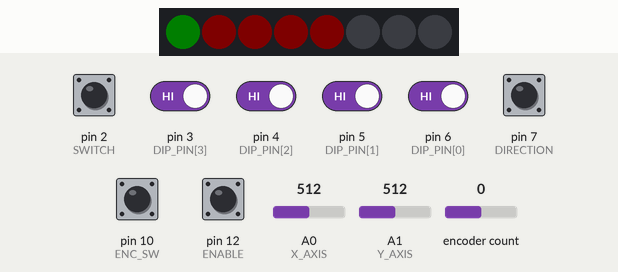
A sketch run on a simulated Arduino Uno, built with avr-gcc and run on an emulated ATmega328P. Shown: 8 RGB LEDs in strip order, left to right. Inputs (shaded band) come from the test bench; at power-on: pin 2 (SWITCH), pin 3 (DIP_PIN[3]), pin 4 (DIP_PIN[2]), pin 5 (DIP_PIN[1]), pin 6 (DIP_PIN[0]), pin 7 (DIRECTION), pin 10 (ENC_SW), pin 12 (ENABLE) HIGH, encoder count 0, A1 (Y_AXIS) = 512, A0 (X_AXIS) = 512. Dim RGB values are drawn brighter than linear; random numbers use the default seed unless the sketch sets one; what the sketch prints to the serial monitor is not drawn.

Above: at 2.6 s.
2.7 s: encoder count set to 1
At 3.1 s:
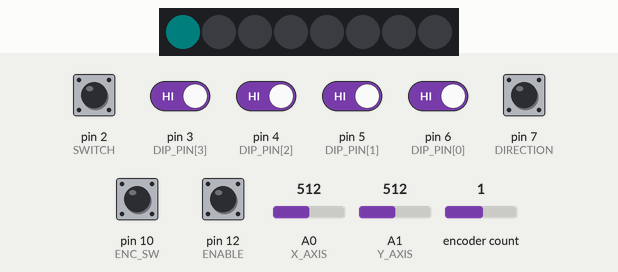
5.2 s: pin 7 (DIRECTION) pulled LOW for 0.15 s
At 5.6 s:
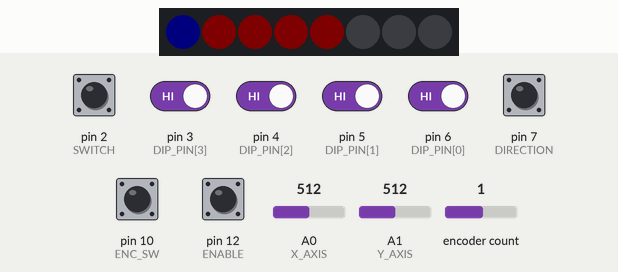
6.8 s: pin 12 (ENABLE) pulled LOW for 0.15 s
At 7.9 s:
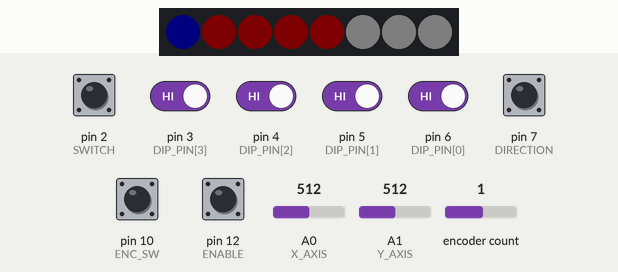
8.4 s: A1 (Y_AXIS) set to 532
At 9.5 s:
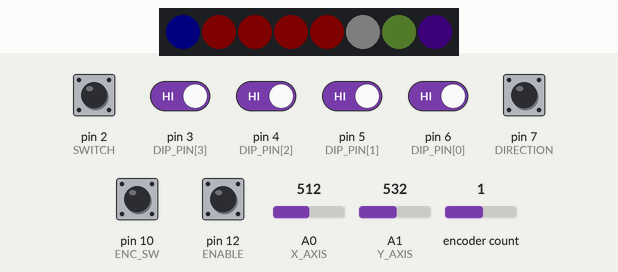
9.9 s: A0 (X_AXIS) set to 537
At 10.8 s:
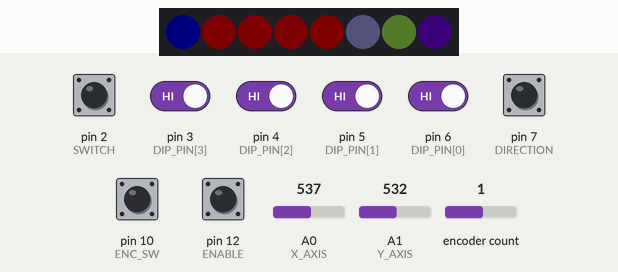
11.4 s: pin 10 (ENC_SW) pulled LOW for 0.15 s
At 13.0 s:
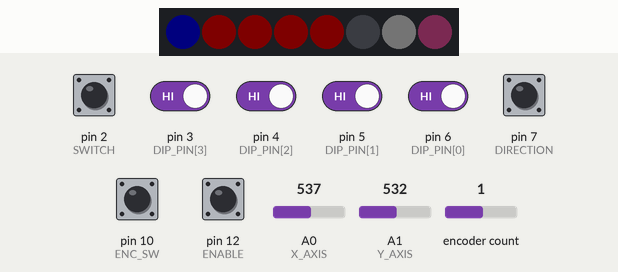
Timing chart, 0 to 14.5 s (numbered marks = the images above; inputs shaded):
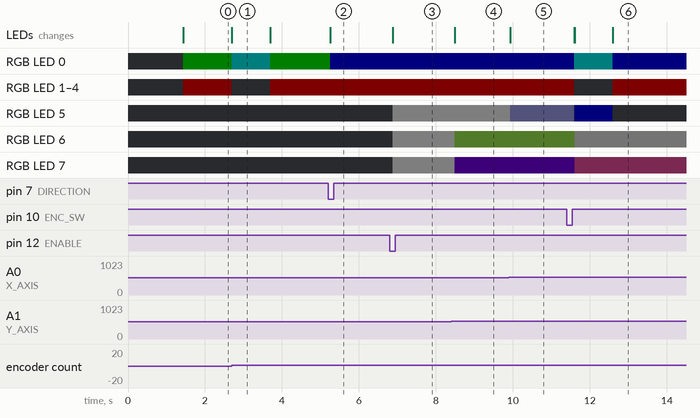

Measured:
- the behaviour switches between 522 and 523 on A1 (Y_AXIS) (found by bisection; images 3 and 4)
- after the input at 2.7 s, RGB LED 0: RGB(0, 4, 0) → RGB(0, 4, 4) at once, → RGB(0, 4, 0) 1.0 s later; RGB LED 1–4: RGB(4, 0, 0) → off at once, → RGB(4, 0, 0) 1.0 s later; the LEDs: change at once (image 1)
- after the input at 5.2 s, RGB LED 0: RGB(0, 4, 0) → RGB(0, 0, 4) after 0.05 s; the LEDs: change after 0.05 s (image 2)
- after the input at 6.8 s, RGB LED 5–7: off → RGB(4, 4, 4) after 0.08 s; the LEDs: change after 0.08 s (image 3)
- after the input at 8.4 s, RGB LED 6: RGB(4, 4, 4) → RGB(2, 3, 1) after 0.09 s; RGB LED 7: RGB(4, 4, 4) → RGB(1, 0, 2) after 0.09 s; the LEDs: change after 0.09 s (image 4)
- after the input at 9.9 s, RGB LED 5: RGB(4, 4, 4) → RGB(2, 2, 3) at once; the LEDs: change at once (image 5)
- after the input at 11.4 s, RGB LED 0: RGB(0, 0, 4) → RGB(0, 4, 4) after 0.20 s, → RGB(0, 0, 4) 1.0 s later; RGB LED 1: RGB(4, 0, 0) → off after 0.20 s, → RGB(4, 0, 0) 1.0 s later

The sketch:

Patchwork.ino
```cpp
#include "Bounce2.h"
#include "Encoder.h"

#define MSG(v) {Serial.println(v);}
#define DBG(v) {Serial.print(#v " = ");Serial.println(v);}
#define DBG2(s,v) {Serial.print(#s " = ");Serial.println(v);}
#define DBG3(s,v) {Serial.print(#s ", " #v " = ");Serial.println(v);}
#define MSGn(v) {Serial.print(v);}
#define DBGn(v) {Serial.print(#v " = ");Serial.print(v);Serial.print(" ");}
#define DBG2n(s,v) {Serial.print(#s " = ");Serial.print(v);Serial.print(" ");}
#define DBG3n(s,v) {Serial.print(#s ", " #v " = ");Serial.print(v);Serial.print(" ");}
#define DBGLINE {Serial.println("----------------");}

#define MAX(a,b) (((a) > (b)) ? (a) : (b))
#define MIN(a,b) (((a) < (b)) ? (a) : (b))
#define RANGE(x, l, h) (max(min(x, h), l))

#define DEBUG 0

#define X_AXIS A0
#define Y_AXIS A1
#define SWITCH 2
const int DIP_PIN[] = {6, 5, 4, 3};
#define DIRECTION 7
#define ENABLE 12

int CALIB_X = 0;
int CALIB_Y = 0;

#define ENC_A 9
#define ENC_B 13
#define ENC_SW 10

#define RANGE    25   // 2 octaves + 1
#define MID_NOTE 60   // middle C
#define MIN_NOTE (MID_NOTE - RANGE + 1)
#define MAX_NOTE (MID_NOTE + RANGE)

#define MELODY_VELOCITY 100
#define CHORD_VELOCITY 70

#define FASTSTEP 40
#define SLOWSTEP 120
#define FASTDECAY 2
#define SLOWDECAY 6
#define LONGPRESS 300

typedef enum { CHROMATIC, DIATONIC_MAJOR, DIATONIC_MINOR, PENTATONIC_MAJOR, PENTATONIC_MINOR, BLUES, WHOLE_TONE } tuning;

tuning scale = CHROMATIC;
bool active = false;
bool contrary = false;
bool slowplay = true;
bool slowdecay = true;
bool buttonheld = false;
int transpose = 0;
bool redoafterscalechange = false;

//int offsetup = 9;
//int offsetdown = 7;
int offsetup = 7;
int offsetdown = 8;
//int offsetup = 7;
//int offsetdown = -16;
//int offsetup = 7 - 12;
//int offsetdown = -16 + 12;

int melody = MID_NOTE;
int chord[] = {MID_NOTE - offsetdown, MID_NOTE, MID_NOTE + offsetup};  // define by the central note, then down a 5th and up a 6th
int quantchord[] = {chord[0], chord[1], chord[2]};  // define by the central note, then down a 5th and up a 6th
bool voice[] = {true, true, true, true};

unsigned resettoshowscale = 0;

#include <Adafruit_NeoPixel.h>

#define NUMPIXELS 8
#define SCALEPIXELS 5
#define TRANSPIXELS 6
#define PIXELPIN 11

Adafruit_NeoPixel pixels(NUMPIXELS, PIXELPIN, NEO_GRB + NEO_KHZ800);

Bounce joystick = Bounce(SWITCH, 50);
Bounce enable = Bounce(ENABLE, 50);
Bounce direction = Bounce(DIRECTION, 50);
Bounce dipsw[] = { Bounce(DIP_PIN[0], 50), Bounce(DIP_PIN[1], 50), Bounce(DIP_PIN[2], 50), Bounce(DIP_PIN[3], 50) };
Encoder encoder = Encoder(ENC_A, ENC_B);
Bounce encoder_sw = Bounce(ENC_SW, 50);

#if DEBUG
static char tempnotestr[10] = {0};
const char *notestring(int k)
{
  static const char* notes[] = {"A", "A#", "B", "C", "C#", "D", "D#", "E", "F", "F#", "G", "G#"};

  k -= 20;
  int i = (k + 11) % 12;
  if (i < 0)
    return "-";
  sprintf(tempnotestr, "%s%d", notes[(k + 11) % 12], (int)floor((k + 8) / 12));
  return tempnotestr;
}
#endif

void noteOn(byte pitch, byte velocity)
{
  if (!active)
    return;
  Serial.write(0x90);
  Serial.write(pitch);
  Serial.write(velocity);
}

void noteOff(int pitch)
{
  Serial.write(0x90);
  Serial.write(pitch);
  Serial.write(0x00);
}

void sendAllNotesOff()
{
  Serial.write(0xB0);
  Serial.write(0x7B);
  Serial.write(0x00);
  // VSTs ignore the message :-(
  for (int i = MIN_NOTE; i <= MAX_NOTE; ++i)
    noteOff(i);
}

int quantise(int n, tuning t, bool applytranspose)
{
  // C C# D D# E F F# G G# A A# B
  // 0 1  2 3  4 5 6  7 8  9 10 11  F C A
  // diatonic:     0 2 4 5 7 9 11   F C A
  // diatonic_m:   0 2 3 5 7 8 11   F C Ab
  // wholetone:    0 2 4 6 8 10     F# C A#
  // pentatonic:   0 2 5 7 9        F C A
  // pentatonic_m: 0 3 5 7 10       F C Bb
  // blues:        0 3 5 6 7 10     F C Bb

  if (t == CHROMATIC)
    return applytranspose ? transpose + n : n;

  // middle note 60 is C, so let's make sure we get k = 0 for C in whatever octave
  int k = (144 + n - 60) % 12;
  if (t == DIATONIC_MAJOR)
  {
    // if sharp/flat then drop a semitone
    if (k == 1 || k == 3 || k == 6 || k == 8 || k == 10)
      n--;
  }
  else if (t == DIATONIC_MINOR)
  {
    // if sharp/flat then drop a semitone
    if (k == 1 || k == 4 || k == 6 || k == 9)
      n--;
    else if (k == 10)
      n++;
//      n -= 2;
  }
  else if (t == PENTATONIC_MAJOR)
  {
    // 0 2 5 7 9
    switch (k)
    {
      case 1: case 3: case 6: case 8: case 10:
        n--;
        break;
      case 4: case 11:
        n++;
//        n -= 2;
        break;
    }
  }
  else if (t == PENTATONIC_MINOR)
  {
    // 0 3 5 7 10
    switch (k)
    {
      case 1: case 4: case 6: case 8: case 11:
        n--;
        break;
      case 2: case 9:
        n++;
//        n -= 2;
        break;
    }
  }
  else if (t == BLUES)
  {
    // 0 3 5 6 7 10
    switch (k)
    {
      case 1: case 4: case 8: case 11:
        n--;
        break;
      case 2: case 9:
        n++;
//        n -= 2;
        break;
    }
  }
  else if (t == WHOLE_TONE)
  {
    if (k & 0x01)
      n--;
  }

  return applytranspose ? n + transpose : n;
}

void showTranspose(int d)
{
  bool down = d < 0;
  d = abs(d);
  for (int i = 0; i < TRANSPIXELS; ++i)
  {
    int j = 2 * i + 1;
    int k = 2 * (TRANSPIXELS - i) - 1;
    bool on = down ? d >= k : d >= j;
    bool half = down ? d == k : d == j;
    if (on)
    {
      if (down) // orange and yellow
        pixels.setPixelColor(i, pixels.Color(half ? 75 : 100, half ? 50 : 25, 0));
      else  // magenta and cyan
        pixels.setPixelColor(i, pixels.Color(half ? 0 : 50, half ? 50 : 0, 50));
    }
    else
      pixels.setPixelColor(i, pixels.Color(0, 0, 0));
  }
  pixels.show();
}

void showScale()
{
  int k;
  bool minor = (scale == DIATONIC_MINOR) || (scale == PENTATONIC_MINOR) || (scale == BLUES);
  switch (scale)
  {
    case CHROMATIC:
    default:
      k = 0;
      break;
    case DIATONIC_MAJOR:
    case DIATONIC_MINOR:
      k = 1;
      break;
    case PENTATONIC_MAJOR:
    case PENTATONIC_MINOR:
      k = 2;
      break;
    case BLUES:
      k = 3;
      break;
    case WHOLE_TONE:
      k = 4;
      break;
  }
  for (int i = 0; i < SCALEPIXELS; ++i)
  {
    if (contrary)
    {
      pixels.setPixelColor(i, pixels.Color(i <= k ? (minor ? 50 : 0) : 50, 0, i <= k ? 50 : 0));
    }
    else
    {
      pixels.setPixelColor(i, pixels.Color(i <= k ? (minor ? 50 : 0) : 50, i <= k ? 50 : 0, 0));
    }
  }
  pixels.show();
}

void checkEncoder()
{
  static long encpos = 0;
  long newpos = encoder.read();
  newpos = MIN(48, MAX(-48, newpos));
  if (newpos != encpos && newpos % 4 == 0)
  {
    encpos = newpos;
    showTranspose(encpos / 4);
    resettoshowscale = millis() + 1000;
#if DEBUG
    DBGn(encpos)MSGn(" -> ")MSG(encpos / 4)
#endif
  }
  encoder.write(newpos);

  static bool enclongpress = false;
  encoder_sw.update();
  if (!enclongpress && encoder_sw.read() == 0)
  {
    if (encoder_sw.duration() > LONGPRESS)
    {
      transpose = 0;
      encpos = 0;
      encoder.write(0);
      enclongpress = true;
      showTranspose(transpose);
      resettoshowscale = millis() + 1000;
#if DEBUG
    MSG("Cancelling transposition");
#endif
    }
  }
  else if (encoder_sw.rose())
  {
    if (!enclongpress)
    {
      transpose = encpos / 4;
#if DEBUG
      DBG(transpose);
#endif
      showTranspose(transpose);
      resettoshowscale = millis() + 1000;
    }
    enclongpress = false;
  }
}

void checkDIPswitches()
{
  // switch 1 toggles the middle chord note
  if (dipsw[0].fallingEdge())
    voice[2] = true;
  if (dipsw[0].risingEdge())
    voice[2] = false;

  // switch 2 toggles the out chord notes
  if (dipsw[1].fallingEdge())
  {
    voice[1] = true;
    voice[3] = true;
  }
  if (dipsw[1].risingEdge())
  {
    voice[1] = false;
    voice[3] = false;
  }

  // switch 3 toggles fast/slow play
  if (dipsw[2].fallingEdge())
    slowplay = true;
  if (dipsw[2].risingEdge())
    slowplay = false;

  // switch 4 toggles fast/slow decay
  if (dipsw[3].fallingEdge())
    slowdecay = true;
  if (dipsw[3].risingEdge())
    slowdecay = false;
}

void checkSwitch()
{
  int i;

  joystick.update();
  enable.update();
  direction.update();
  for (i = 0; i < 4; ++i)
    dipsw[i].update();

  if (joystick.risingEdge())
  {
    buttonheld = false;
    if (joystick.previousDuration() < LONGPRESS)
    {
      scale = scale + 1;
      if (scale > WHOLE_TONE)
        scale = CHROMATIC;
      redoafterscalechange = true;
      showScale();
#if DEBUG
      MSGn("press: ")DBG(scale)
#endif
    }
  }
  else if (!buttonheld && joystick.read() == 0)
  {
    if (joystick.duration() > LONGPRESS)
    {
      buttonheld = true;
#if DEBUG
      MSG("long joystick press")
#endif
    }
  }
  if (enable.fallingEdge())
  {
    active = !active;
#if DEBUG
    MSGn("Enable: ")DBG(active)
#endif
    if (active)
    {
      pixels.setPixelColor(5, pixels.Color(50, 50, 50));
      pixels.setPixelColor(6, pixels.Color(50, 50, 50));
      pixels.setPixelColor(7, pixels.Color(50, 50, 50));
      pixels.show();
#if !DEBUG
      sendAllNotesOff();  // start clean
//      if (voice[0]) noteOn(melody, MELODY_VELOCITY);
//      if (voice[1]) noteOn(chord[0], CHORD_VELOCITY);
//      if (voice[2]) noteOn(chord[1], CHORD_VELOCITY);
//      if (voice[3]) noteOn(chord[2], CHORD_VELOCITY);
#endif
    } else {
#if !DEBUG
//      noteOff(melody);
//      noteOff(chord[0]);
//      noteOff(chord[1]);
//      noteOff(chord[2]);
      sendAllNotesOff();  // ensure all off
#endif
      pixels.setPixelColor(5, pixels.Color(0, 0, 0));
      pixels.setPixelColor(6, pixels.Color(0, 0, 0));
      pixels.setPixelColor(7, pixels.Color(0, 0, 0));
      pixels.show();
    }
  }
  if (direction.fallingEdge())
  {
    contrary = !contrary;
    if (!contrary)
      chord[0] = chord[1] - offsetdown;  // restore the parallel intervals
    showScale();
  }

  checkDIPswitches();
}

float smoothpot(int newvalue, float curvalue, int n)
{
  return ((n - 1) * curvalue + newvalue) / n;
}

void checkJoystick()
{
  if (buttonheld)
  {
#if DEBUG
    MSG("Button held so no new notes")
#endif
    return; // don't play new notes
  }
  static float lastx = 512;
  static float lasty = 512;
  int x = 1023 - analogRead(X_AXIS) - CALIB_X;
  int y = 1023 - analogRead(Y_AXIS) - CALIB_Y;
  int decay = slowdecay ? SLOWDECAY : FASTDECAY;
  lastx = smoothpot(x, lastx, decay);
  lasty = smoothpot(y, lasty, decay);
  // make the middle note stickier
  if (abs(lastx - 512) < 1)
    lastx = 512;
  if (abs(lasty - 512) < 1)
    lasty = 512;
  int n1 = quantise(map(round(lastx), 0, 1023, MIN_NOTE, MAX_NOTE), scale, true);
  int n2 = quantise(map(round(lasty), 0, 1023, MIN_NOTE, MAX_NOTE), scale, true);

  bool newnote = n1 != melody;
  bool newchord = n2 != chord[1];
  if (redoafterscalechange && (newnote || newchord))
  {
    // if scale has changed and either needs playing, redo both
    newnote = true;
    newchord = true;
  }

  if (newnote)
  {
    redoafterscalechange = false;
#if DEBUG
    if (voice[0]) { MSGn("Melody: ")MSGn(n1)MSGn(" ")MSG(notestring(n1)) }
#else
    noteOff(melody);
    if (voice[0]) noteOn(n1, MELODY_VELOCITY);
#endif
    melody = n1;
    if (active)
    {
      pixels.setPixelColor(5, pixels.Color(random(5) * 10, random(5) * 10, random(5) * 10));
      pixels.show();
    }
  }
  if (newchord)
  {
#if DEBUG
  MSGn("Chord off: ")MSGn(quantchord[0])MSGn(" ")MSGn(quantchord[1])MSGn(" ")MSG(quantchord[2])
  MSGn(n2)MSGn(" ")MSG(notestring(n2))
#else
    noteOff(quantchord[0]);
    noteOff(quantchord[1]);
    noteOff(quantchord[2]);
#endif
    int d = n2 - chord[1];
    chord[0] = contrary ? chord[0] - d : chord[0] + d;
    chord[1] += d;
    chord[2] += d;
    quantchord[0] = quantise(chord[0], scale, true);
    quantchord[1] = chord[1];
    quantchord[2] = quantise(chord[2], scale, true);

#if DEBUG
  MSGn("Chord on:  ")
  if (voice[1]) { MSGn(quantchord[0])MSGn(" ") }
  if (voice[2]) { MSGn(quantchord[1])MSGn(" ") }
  if (voice[3]) { MSGn(quantchord[2]) }
  MSG("")
#else
    if (voice[1]) noteOn(quantchord[0], CHORD_VELOCITY);
    if (voice[2]) noteOn(quantchord[1], CHORD_VELOCITY);
    if (voice[3]) noteOn(quantchord[2], CHORD_VELOCITY);
#endif
    if (active)
    {
      pixels.setPixelColor(6, pixels.Color(random(5) * 10, random(5) * 10, random(5) * 10));
      pixels.setPixelColor(7, pixels.Color(random(5) * 10, random(5) * 10, random(5) * 10));
      pixels.show();
    }
  }
}

void calibrate()
{
  int n = 10;
  for (int i = 0; i < n; ++i)
  {
    CALIB_X += 1023 - analogRead(X_AXIS) - 512;
    CALIB_Y += 1023 - analogRead(Y_AXIS) - 512;
    delay(20);
  }
  CALIB_X /= n;
  CALIB_Y /= n;
  DBGn(CALIB_X)DBG(CALIB_Y)
  delay(1000);
}

void setup()
{
  delay(200);
#if DEBUG
  Serial.begin(115200);
#else
  //  Set MIDI baud rate:
  Serial.begin(31250);
#endif

  pinMode(X_AXIS, INPUT);
  pinMode(Y_AXIS, INPUT);
  calibrate();
  pinMode(SWITCH, INPUT_PULLUP);
  pinMode(ENABLE, INPUT_PULLUP);
  pinMode(DIRECTION, INPUT_PULLUP);
  for (int i = 0; i < 4; ++i)
  {
    pinMode(DIP_PIN[i], INPUT_PULLUP);
    voice[0] = true;
    voice[2] = digitalRead(DIP_PIN[0]) == 0;
    voice[1] = voice[3] = digitalRead(DIP_PIN[1]) == 0;
    slowplay = digitalRead(DIP_PIN[2]) == 0;
    slowdecay = digitalRead(DIP_PIN[3]) == 0;
  }
  pinMode(ENC_A, INPUT_PULLUP);
  pinMode(ENC_B, INPUT_PULLUP);
  pinMode(ENC_SW, INPUT_PULLUP);

#if !DEBUG
  sendAllNotesOff();
#endif

#if DEBUG
  for (int i = 0; i < 4; ++i)
  {
    MSGn(i + 1)MSGn(": ")DBGn(voice[i])
  }
  MSG("")
#endif

  pixels.begin();
  pixels.clear();
  pixels.setBrightness(20);
  showScale();
}

void loop()
{
  static unsigned long start = millis();

  checkSwitch();
  checkEncoder();
  unsigned now = millis();
  if ((start - now) % (slowplay ? SLOWSTEP : FASTSTEP) == 0)
    checkJoystick();
  if (resettoshowscale > 0 && resettoshowscale <= now)
  {
    resettoshowscale = 0;
    pixels.setPixelColor(5, 0, 0, 0);
    showScale();
  }
}
```
